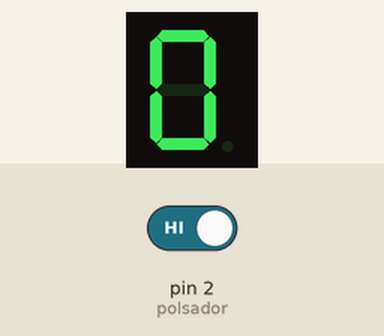
The sketch below on a simulated Arduino Uno, built with avr-gcc and run on an emulated ATmega328P. On the bench: 1-digit seven-segment display. Wiring (inferred from the names in the program): 1-digit 7-segment display, segments lit when HIGH: segments pin 5, pin 6, pin 7, pin 8, pin 9, pin 10, pin 11. Inputs (shaded band) come from the test bench; at power-on: pin 2 (polsador) HIGH. The segment pins are drawn as the display they are named for.

Above: at 1.4 s.
1.5 s: pin 2 (polsador) driven LOW
At 1.69 s:
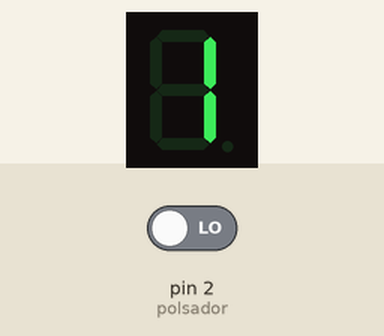
At 2.35 s:
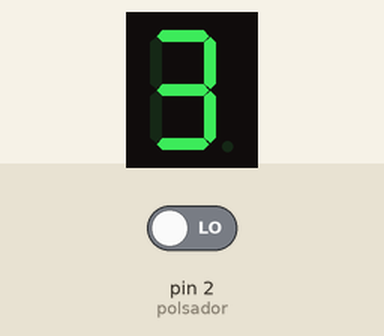
Timing chart, 0 to 4.5 s (numbered marks = the images above; inputs shaded):
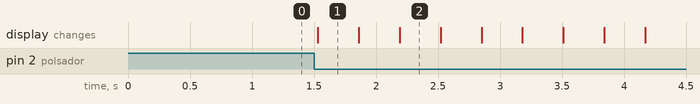

The sketch:

Display_7_seg_2.ino
```cpp
/**********************************************************************************
**                                                                               **
**                              DISPLAY 7 SEG 2                                  **
**                                                                               **
** VALENTÍ ESPEJO RODRIGUEZ                                    20/03/2017        **
**********************************************************************************/

//******************************* INCLUDES ****************************************

//******************************* VARIABLES ***************************************
const int A = 5; // define each light in each pin
const int B = 6;
const int C = 7;
const int D = 8;
const int E = 9;
const int F = 10;
const int G = 11;
int pausa = 30;
const int polsador = 2;
int num = 0;
//******************************** SETUP ******************************************
void setup()
{
  pinMode(A, OUTPUT);     // definir el pin 5 com una sortida
  pinMode(B, OUTPUT);     // definir el pin 6 com una sortida
  pinMode(C, OUTPUT);     // definir el pin 7 com una sortida
  pinMode(D, OUTPUT);     // definir el pin 8 com una sortida
  pinMode(E, OUTPUT);     // definir el pin 9 com una sortida
  pinMode(F, OUTPUT);     // definir el pin 10 com una sortida
  pinMode(G, OUTPUT);     // definir el pin 11 com una sortida
  pinMode(polsador, INPUT);

  // número 0
  digitalWrite(A, HIGH);
  digitalWrite(B, HIGH);
  digitalWrite(C, HIGH);
  digitalWrite(D, HIGH);
  digitalWrite(E, HIGH);
  digitalWrite(F, HIGH);
  digitalWrite(G, LOW);

  delay(pausa);
}
//********************************* LOOP ******************************************
void loop()
{
  if (digitalRead(polsador)==LOW)
  {
    num = num + 1;
    if (num ==10)
    {
      num = 0;
    }
  }
  if (num == 1)
  {
  // número 1
  digitalWrite(B, HIGH);
  digitalWrite(C, HIGH);
  digitalWrite(A, LOW);
  digitalWrite(D, LOW);
  digitalWrite(E, LOW);
  digitalWrite(F, LOW);
  }
  delay(pausa);

   if (num ==2)
   {
  // número 2
  digitalWrite(A, HIGH);
  digitalWrite(B, HIGH);
  digitalWrite(C, LOW);
  digitalWrite(D, HIGH);
  digitalWrite(E, HIGH);
  digitalWrite(F, LOW);
  digitalWrite(G, HIGH);
   }
  delay(pausa);

if (num ==3)
{
  // número 3
  digitalWrite(A, HIGH);
  digitalWrite(B, HIGH);
  digitalWrite(C, HIGH);
  digitalWrite(D, HIGH);
  digitalWrite(E, LOW);
  digitalWrite(F, LOW);
  digitalWrite(G, HIGH);
}
  delay(pausa);

if (num ==4)
{
  // número 4
  digitalWrite(A, LOW);
  digitalWrite(B, HIGH);
  digitalWrite(C, HIGH);
  digitalWrite(D, LOW);
  digitalWrite(E, LOW);
  digitalWrite(F, HIGH);
  digitalWrite(G, HIGH);
}
  delay(pausa);

 if (num ==5)
 {
  // número 5
  digitalWrite(A, HIGH);
  digitalWrite(B, LOW);
  digitalWrite(C, HIGH);
  digitalWrite(D, HIGH);
  digitalWrite(E, LOW);
  digitalWrite(F, HIGH);
  digitalWrite(G, HIGH);
 }
  delay(pausa);

 if (num ==6)
 {
   // número 6
  digitalWrite(A, LOW);
  digitalWrite(B, LOW);
  digitalWrite(C, HIGH);
  digitalWrite(D, HIGH);
  digitalWrite(E, HIGH);
  digitalWrite(F, HIGH);
  digitalWrite(G, HIGH);
 }
  delay(pausa);

  if (num ==7)
  {
  // número 7
  digitalWrite(A, HIGH);
  digitalWrite(B, HIGH);
  digitalWrite(C, HIGH);
  digitalWrite(D, LOW);
  digitalWrite(E, LOW);
  digitalWrite(F, LOW);
  digitalWrite(G, LOW);
  }
  delay(pausa);

if (num ==8)
{
  // número 8
  digitalWrite(A, HIGH);
  digitalWrite(B, HIGH);
  digitalWrite(C, HIGH);
  digitalWrite(D, HIGH);
  digitalWrite(E, HIGH);
  digitalWrite(F, HIGH);
  digitalWrite(G, HIGH);
}
  delay(pausa);

if (num == 9)
{
  // número 9
  digitalWrite(A, HIGH);
  digitalWrite(B, HIGH);
  digitalWrite(C, HIGH);
  digitalWrite(D, LOW);
  digitalWrite(E, LOW);
  digitalWrite(F, HIGH);
  digitalWrite(G, HIGH);
}
  delay(pausa);

if (num ==0)
{
  // número 0
  digitalWrite(A, HIGH);
  digitalWrite(B, HIGH);
  digitalWrite(C, HIGH);
  digitalWrite(D, HIGH);
  digitalWrite(E, HIGH);
  digitalWrite(F, HIGH);
  digitalWrite(G, LOW);
}
  delay(pausa);
}
//******************************* FUNCIONS ****************************************
```

Measured:
- after the input at 1.5 s, the display: changes at once (image 1)
